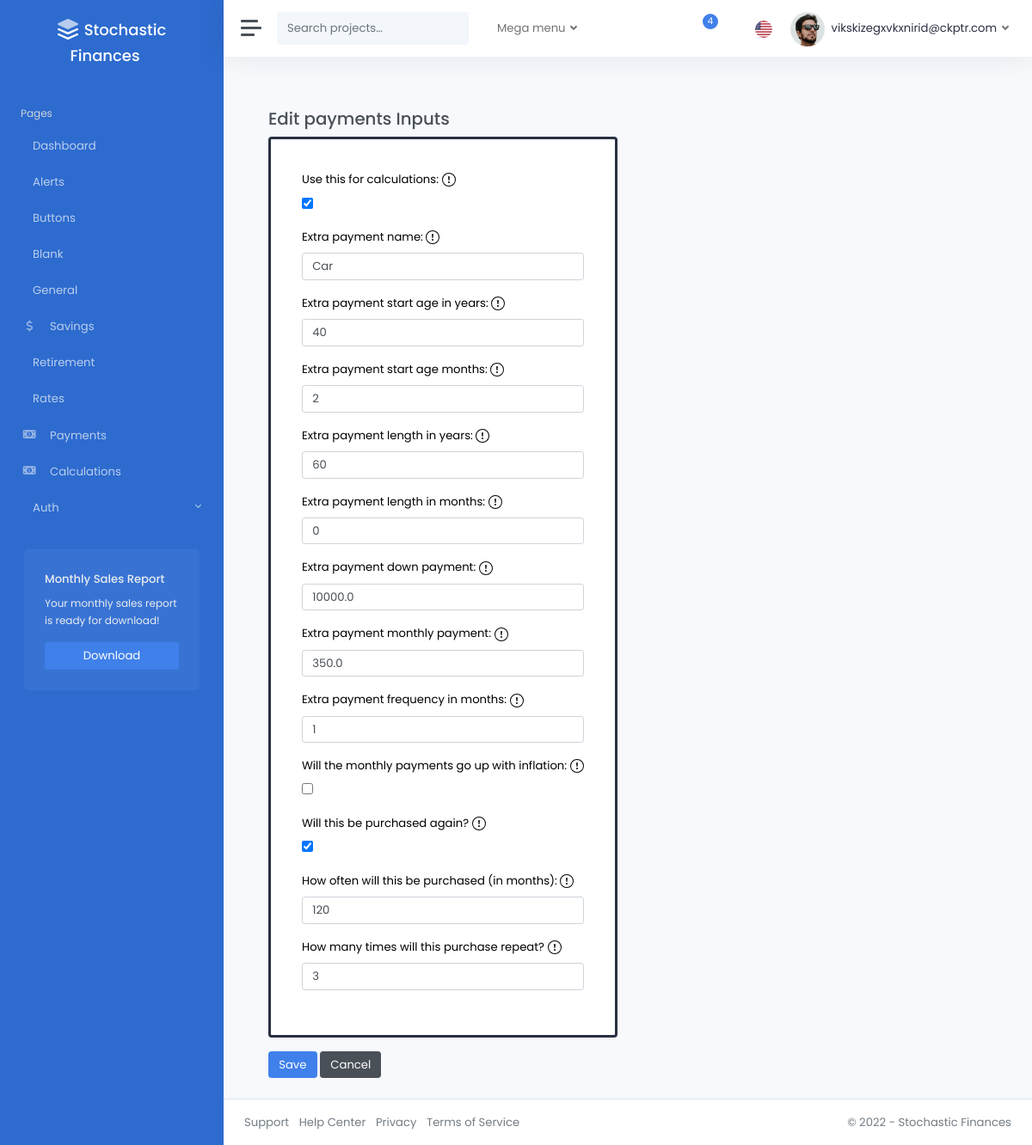
The page /payments/1/edit/ (signed in) on the database as committed earlier.
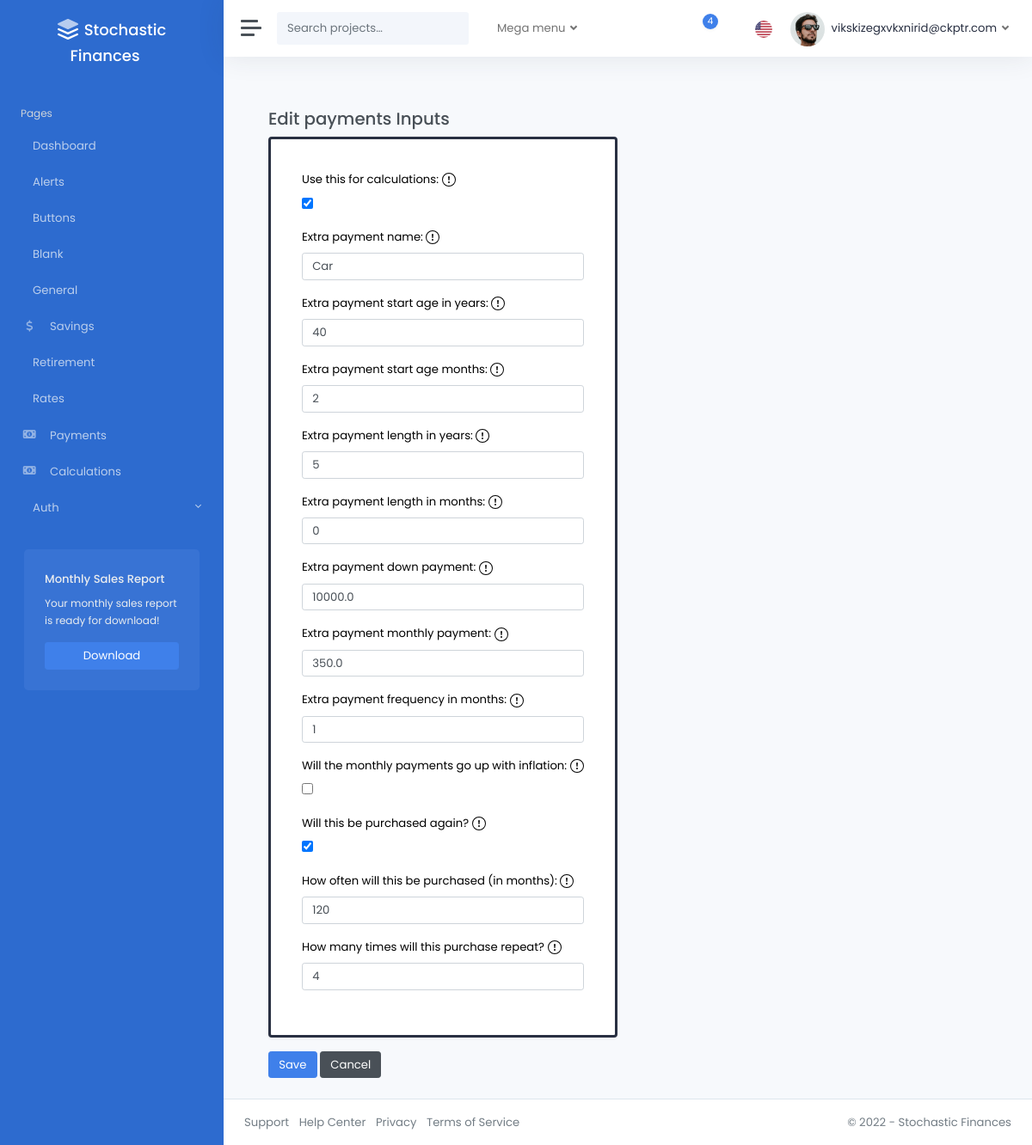
The same page on the database as committed later.
### pages/models.py (models this page shows)
class PaymentsInputsModel(models.Model):
    is_active = models.BooleanField(default=False)
    pmt_name = models.CharField(max_length=100, null=True, blank=True)
    pmt_start_age_yrs = models.IntegerField(
        null=True, blank=True, validators=[validate_pmt_start_age_yrs]
    )
    pmt_start_age_mos = models.IntegerField(
        null=True, blank=True, validators=[validate_range_age_mos]
    )
    pmt_length_yrs = models.IntegerField(
        null=True, blank=True, validators=[validate_pmt_length_yrs]
    )
    pmt_length_mos = models.IntegerField(
        null=True, blank=True, validators=[validate_range_age_mos]
    )
    down_pmt = models.FloatField(
        null=True, blank=True, validators=[validate_down_pmt, decimal_validator]
    )
    reg_pmt_amt = models.FloatField(
        null=True,
        blank=True,
    )
    pmt_freq_mos = models.IntegerField(null=True, blank=True)
    inflation_adj = models.BooleanField(default=False)
    recurring_purchase = models.BooleanField(default=False)
    recurring_timeframe = models.IntegerField(null=True, blank=True)
    recurring_length = models.IntegerField(null=True, blank=True)
    created_by = models.ForeignKey(
        CustomUser,
        related_name="payments_inputs",
        on_delete=models.CASCADE,
        null=True,
        blank=True,
    )
    modified_at = models.DateTimeField(auto_now=True)
    class Meta:
        verbose_name_plural = "Payments_Inputs"

### pages/views.py (the view)
@login_required
def payments_inputs_edit(request, pk):
    payments_inputs = get_object_or_404(
        PaymentsInputsModel, pk=pk, created_by=request.user
    )
    if request.method == "POST":
        form = PaymentsInputsForm(request.POST, instance=payments_inputs)
        if form.is_valid():
            form.save()
            return redirect("/payments/")
    else:
        form = PaymentsInputsForm(instance=payments_inputs)
    return render(
        request,
        "pages/inputs_create.html",
        {
            "form": form,
            "descriptions": var_descriptions,
            "title": "Edit payments Inputs",
        },
    )

### pages/templatetags/custom_filters.py (called while the page is built)
@register.filter()
def dict_lookup(dictionary, key):
    return dictionary.get(key, "")

### templates/pages/inputs_create.html (shortened to what this page needs)
{% extends 'layouts/_base.html' %}
{% load static %}
{% block content %}
<div class="container">
  <br />
  <h3>{{ title }}</h3>
  <form method="post" action="." id="createInputs" class="needs-validation" novalidate>
    {% load custom_filters %}
    <div class="row">
        <div class="col-md-6">
            <div class="card shadow border-dark px-3 py-3 mb-3 text-black" style="border-width: 3px;">
                <div class="card-body">
                    {% for field in form %}
                            <div class="mb-3">
                                <div class="tooltip-container" data-toggle="tooltip" data-placement="right" title="{{descriptions|dict_lookup:field.name}}">
                                    <label class="form-label">
                                        {{field.label_tag}}
                                    </label>
                                </div>
                                {% if field.errors %}
                                    <input type="text" class="form-control is-invalid" name="{{ field.name }}" value="{{ field.value|default_if_none:'' }}" id="{{field.id}}">
                                    <div class="invalid-feedback">
                                        {{ field.errors|striptags }}
                                    </div>
                                {% else %}
                                    {{ field }}
                                {% endif %}
                            </div>
                    {% endfor %}
                </div>
            </div>
        </div>
    </div>
    <button class="btn btn-primary">Save</button>
    <a href="{% url 'general_inputs_dashboard' %}" class="btn btn-secondary">Cancel</a>
</form>
</div>
{% endblock %}

Rows that differ between the two databases and show on the page:
changed PaymentsInputsModel "Car": pmt_length_yrs "60" → "5"; recurring_length "3" → "4"
